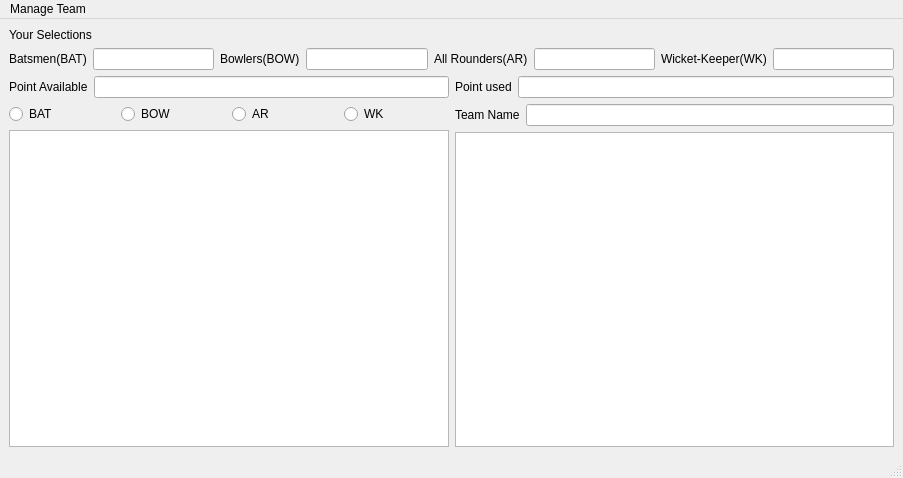
<?xml version="1.0" encoding="UTF-8"?>
<ui version="4.0">
 <class>MainWindow</class>
 <widget class="QMainWindow" name="MainWindow">
  <property name="geometry">
   <rect>
    <x>0</x>
    <y>0</y>
    <width>903</width>
    <height>478</height>
   </rect>
  </property>
  <property name="windowTitle">
   <string>MainWindow</string>
  </property>
  <widget class="QWidget" name="centralwidget">
   <layout class="QGridLayout" name="gridLayout">
    <item row="0" column="0" colspan="2">
     <layout class="QVBoxLayout" name="verticalLayout">
      <item>
       <widget class="QLabel" name="label_yourSelection">
        <property name="text">
         <string>Your Selections</string>
        </property>
       </widget>
      </item>
      <item>
       <layout class="QHBoxLayout" name="horizontalLayout_3">
        <item>
         <widget class="QLabel" name="label_BAT">
          <property name="text">
           <string>Batsmen(BAT)</string>
          </property>
         </widget>
        </item>
        <item>
         <widget class="QLineEdit" name="lineEdit_BAT"/>
        </item>
        <item>
         <widget class="QLabel" name="label_BOW">
          <property name="text">
           <string>Bowlers(BOW)</string>
          </property>
         </widget>
        </item>
        <item>
         <widget class="QLineEdit" name="lineEdit_BOW"/>
        </item>
        <item>
         <widget class="QLabel" name="label_AR">
          <property name="text">
           <string>All Rounders(AR)</string>
          </property>
         </widget>
        </item>
        <item>
         <widget class="QLineEdit" name="lineEdit_AR">
          <property name="enabled">
           <bool>true</bool>
          </property>
          <property name="font">
           <font>
            <weight>50</weight>
            <bold>false</bold>
           </font>
          </property>
         </widget>
        </item>
        <item>
         <widget class="QLabel" name="label_WR">
          <property name="text">
           <string>Wicket-Keeper(WK)</string>
          </property>
         </widget>
        </item>
        <item>
         <widget class="QLineEdit" name="lineEdit_WK"/>
        </item>
       </layout>
      </item>
     </layout>
    </item>
    <item row="1" column="0">
     <layout class="QVBoxLayout" name="verticalLayout_2">
      <item>
       <layout class="QHBoxLayout" name="horizontalLayout_5">
        <item>
         <widget class="QLabel" name="label_ptAvailable">
          <property name="text">
           <string>Point Available</string>
          </property>
         </widget>
        </item>
        <item>
         <widget class="QLineEdit" name="lineEdit_ptAvailable"/>
        </item>
       </layout>
      </item>
      <item>
       <layout class="QHBoxLayout" name="horizontalLayout_4">
        <item>
         <widget class="QRadioButton" name="radioButton_BAT">
          <property name="text">
           <string>BAT</string>
          </property>
         </widget>
        </item>
        <item>
         <widget class="QRadioButton" name="radioButton_BOW">
          <property name="text">
           <string>BOW</string>
          </property>
         </widget>
        </item>
        <item>
         <widget class="QRadioButton" name="radioButton_AR">
          <property name="text">
           <string>AR</string>
          </property>
         </widget>
        </item>
        <item>
         <widget class="QRadioButton" name="radioButton_WK">
          <property name="text">
           <string>WK</string>
          </property>
         </widget>
        </item>
       </layout>
      </item>
      <item>
       <widget class="QListWidget" name="listWidget_availablePlayer"/>
      </item>
     </layout>
    </item>
    <item row="1" column="1">
     <layout class="QVBoxLayout" name="verticalLayout_3">
      <item>
       <layout class="QHBoxLayout" name="horizontalLayout_6">
        <item>
         <widget class="QLabel" name="label_ptUsed">
          <property name="text">
           <string>Point used</string>
          </property>
         </widget>
        </item>
        <item>
         <widget class="QLineEdit" name="lineEdit_ptUsed"/>
        </item>
       </layout>
      </item>
      <item>
       <layout class="QHBoxLayout" name="horizontalLayout_7">
        <item>
         <widget class="QLabel" name="label_TeamName">
          <property name="text">
           <string>Team Name</string>
          </property>
         </widget>
        </item>
        <item>
         <widget class="QLineEdit" name="lineEdit_TeamName"/>
        </item>
       </layout>
      </item>
      <item>
       <widget class="QListWidget" name="listWidget_selectedPlayer"/>
      </item>
     </layout>
    </item>
   </layout>
  </widget>
  <widget class="QMenuBar" name="menubar">
   <property name="geometry">
    <rect>
     <x>0</x>
     <y>0</y>
     <width>903</width>
     <height>22</height>
    </rect>
   </property>
   <widget class="QMenu" name="menuManage_Team">
    <property name="title">
     <string>Manage Team</string>
    </property>
    <addaction name="actionNew_Team"/>
    <addaction name="actionOPEN_Team"/>
    <addaction name="actionSAVE_Team"/>
    <addaction name="actionEVALUATE_Team"/>
    <addaction name="actionExit"/>
   </widget>
   <addaction name="menuManage_Team"/>
  </widget>
  <widget class="QStatusBar" name="statusbar"/>
  <action name="actionNew_Team">
   <property name="text">
    <string>NEW Team</string>
   </property>
  </action>
  <action name="actionOPEN_Team">
   <property name="text">
    <string>OPEN Team</string>
   </property>
  </action>
  <action name="actionSAVE_Team">
   <property name="text">
    <string>SAVE Team</string>
   </property>
  </action>
  <action name="actionEVALUATE_Team">
   <property name="text">
    <string>EVALUATE Team</string>
   </property>
  </action>
  <action name="actionExit">
   <property name="text">
    <string>Exit</string>
   </property>
  </action>
 </widget>
 <resources/>
 <connections/>
</ui>
